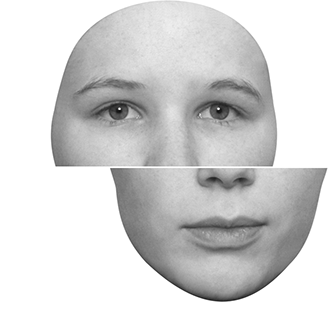
#> input picture Stimuli/Misaligned/R_01_01_F.bmp, 328 x 325 px
$ python rotate_stimuli.py
#> lines starting #> are read from the running program, lines starting #| are printed output that depends on the picture
import os
from PIL import Image

# Function to rotate an image 180 degrees
def rotate_image(image_path):
#> called with image_path = 'Stimuli/Misaligned/R_01_01_F.bmp'
    with Image.open(image_path) as img:
#> img is the input picture: PIL image 328x325 L; min 13, max 255, mean 213.9
        return img.rotate(180)
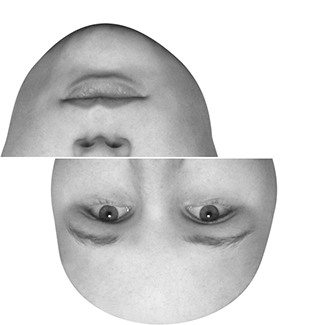
#> returned value: PIL image 328x325 L; min 13, max 255, mean 213.9

# Main function to process the folders and images
def rotate_images_in_folders(src_base_folder, dst_base_folder):
    # Ensure the destination base folder exists
    os.makedirs(dst_base_folder, exist_ok=True)

    # Get the list of subfolders in the source base folder
    subfolders = [f.path for f in os.scandir(src_base_folder) if f.is_dir()]

    for subfolder in subfolders:
        # Create the corresponding subfolder in the destination base folder
        subfolder_name = os.path.basename(subfolder)
        rotated_subfolder = os.path.join(dst_base_folder, subfolder_name + '_rotated')
        os.makedirs(rotated_subfolder, exist_ok=True)

        # Iterate through all images in the current source subfolder
        for image_name in os.listdir(subfolder):
            image_path = os.path.join(subfolder, image_name)
            if os.path.isfile(image_path):
                # Rotate the image
                rotated_image = rotate_image(image_path)
                # Save the rotated image to the new subfolder
                rotated_image_path = os.path.join(rotated_subfolder, image_name)
                rotated_image.save(rotated_image_path)
#> pass 2 of the loop in rotate_images_in_folders, `for subfolder in subfolders:`:
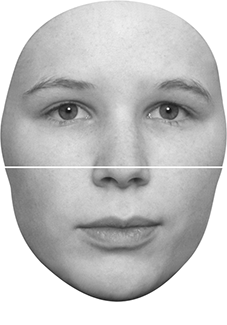
#> input picture Stimuli/Aligned/A_01_01_F.bmp, 227 x 325 px
#> in rotate_image, img is the input picture: PIL image 227x325 L; min 10, max 255, mean 195.5
#> in rotate_image (call 2), `return img.rotate(180)`:
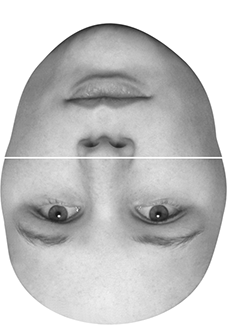
#> returned value: PIL image 227x325 L; min 10, max 255, mean 195.5

if __name__ == '__main__':
    # Define the source and destination base folders
    src_base_folder = r"C:\Users\HP\Desktop\Studies\FaceRec seminar\CompositeEffectExperiment2\Stimuli"
    dst_base_folder = r"C:\Users\HP\Desktop\Studies\FaceRec seminar\CompositeEffectExperiment2\Upside_Stimuli"

    # Run the function
    rotate_images_in_folders(src_base_folder, dst_base_folder)
